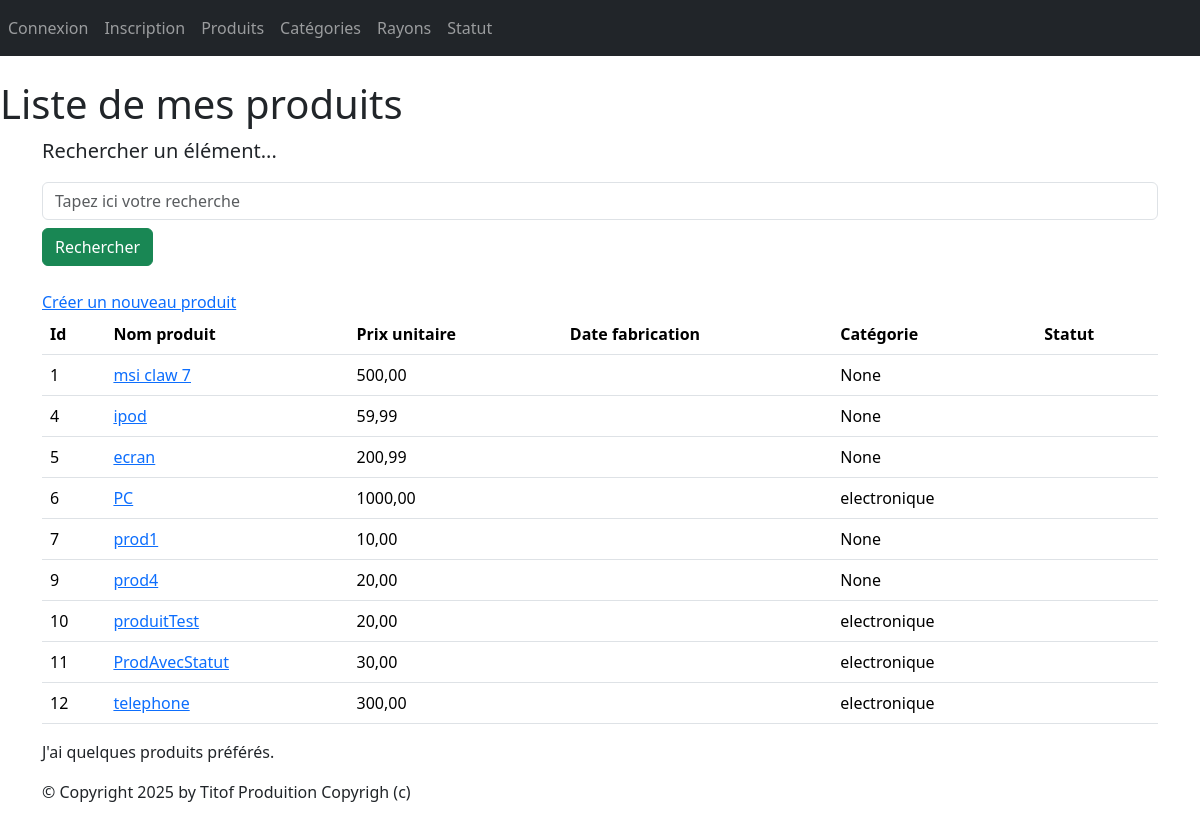
Screenshot of /monApp/produits/ with the database file from the repository.
### monApp/models.py (models this page shows, shortened)
class Produit(models.Model):
    refProd = models.AutoField(primary_key=True)
    intituleProd = models.CharField(max_length=200)
    prixUnitaireProd = models.DecimalField(max_digits=10, decimal_places=2)
    dateDeFabrication = models.DateField(default=date.today)
    categorie = models.ForeignKey(Categorie, on_delete=models.CASCADE, related_name="produits",null=True, blank=True)
    statut=models.ForeignKey(Statut,on_delete=models.CASCADE, related_name="produits",null=True, blank=True)

class Categorie(models.Model):
    idCat = models.AutoField(primary_key=True)
    nomCat = models.CharField(max_length=100)
    def __str__(self):
        return self.nomCat

### monApp/views.py (the view)
# urls.py: path("produits/",views.ProduitListView.as_view(),name="lst_prdts"),
class ProduitListView(ListView):
    model = Produit
    template_name = "monApp/list_produits.html"
    context_object_name = "prdts"
    def get_queryset(self):
        query = self.request.GET.get('search')
        if query:
            return Produit.objects.filter(intituleProd__icontains=query).select_related('categorie').select_related('statut')
        return Produit.objects.select_related('categorie').select_related('statut')
    def get_context_data(self, **kwargs):
        context = super(ProduitListView, self).get_context_data(**kwargs)
        context['titremenu'] = "Liste de mes produits"
        return context

### monApp/templates/monApp/list_produits.html
{% extends 'monApp/base.html' %}
{% block menu %}
<h1>{{titremenu}}</h1>
{% endblock %}
{% block contenu %}
<table class="table">
    <p class="lead mb-3 ml-0">Rechercher un élément...</p>
    <form method="GET" action="">
        <input class="form-control" type="text" name="search" placeholder="Tapez ici votre recherche"
            value="{{ request.GET.search }}">
        <button type="submit" class="btn btn-success mt-2">Rechercher</button>
        <br>
        <br>
    </form>
    <thead>
        <th>Id</th>
        <th>Nom produit</th>
        <th>Prix unitaire</th>
        <th>Date fabrication</th>
        <th>Catégorie</th>
        <th>Statut</th>
    </thead>
    <tbody>
        {% for prdt in prdts %}
        <tr>
            <td>{{ prdt.refProd }} </td>
            <td><a href="{% url 'dtl_prdt' prdt.refProd %}">{{ prdt.intituleProd }}</a></td>
            <td>{{ prdt.prixUnitaireProd }} </td>
            <td>{{ prdt.dateFabProd }} </td>
            <td>{{ prdt.categorie }} </td>
            <td>{{ prdt.status }} </td>
        </tr>
        {% endfor %}
        <a href="{% url 'crt-prdt' %}">Créer un nouveau produit</a>
    </tbody>
</table>
<p>
    J'ai
    {% if prdts|length < 5 %} peu de {% elif prdts|length < 10 %} quelques {% else %} beaucoup de {% endif %} produits
        préférés. </p>
        {% endblock %}

### static/styles.css (style rules this page uses)
h1 { color: red }

### rows the page displays
Produit: refProd "1", intituleProd "msi claw 7", prixUnitaireProd "500,00", categorie "None"
Produit: refProd "4", intituleProd "ipod", prixUnitaireProd "59,99", categorie "None"
Produit: refProd "5", intituleProd "ecran", prixUnitaireProd "200,99", categorie "None"
Produit: refProd "6", intituleProd "PC", prixUnitaireProd "1000,00", categorie "electronique"
Produit: refProd "7", intituleProd "prod1", prixUnitaireProd "10,00", categorie "None"
Produit: refProd "9", intituleProd "prod4", prixUnitaireProd "20,00", categorie "None"
Produit: refProd "10", intituleProd "produitTest", prixUnitaireProd "20,00", categorie "electronique"
Produit: refProd "11", intituleProd "ProdAvecStatut", prixUnitaireProd "30,00", categorie "electronique"
Produit: refProd "12", intituleProd "telephone", prixUnitaireProd "300,00", categorie "electronique"

### other values shown
{{ titremenu }} "Liste de mes produits"
